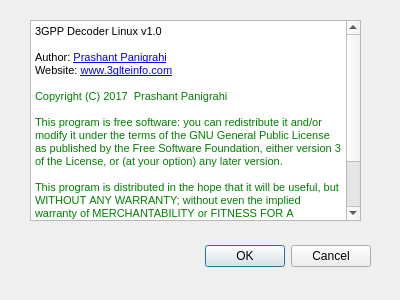
<?xml version="1.0" encoding="UTF-8"?>
<ui version="4.0">
 <class>AboutDialog</class>
 <widget class="QDialog" name="AboutDialog">
  <property name="geometry">
   <rect>
    <x>0</x>
    <y>0</y>
    <width>400</width>
    <height>300</height>
   </rect>
  </property>
  <property name="windowTitle">
   <string>3GPP Decoder v1.0</string>
  </property>
  <widget class="QDialogButtonBox" name="buttonBox">
   <property name="geometry">
    <rect>
     <x>30</x>
     <y>240</y>
     <width>341</width>
     <height>32</height>
    </rect>
   </property>
   <property name="orientation">
    <enum>Qt::Horizontal</enum>
   </property>
   <property name="standardButtons">
    <set>QDialogButtonBox::Cancel|QDialogButtonBox::Ok</set>
   </property>
  </widget>
  <widget class="QTextBrowser" name="textBrowser">
   <property name="geometry">
    <rect>
     <x>30</x>
     <y>20</y>
     <width>331</width>
     <height>201</height>
    </rect>
   </property>
   <property name="html">
    <string>&lt;!DOCTYPE HTML PUBLIC &quot;-//W3C//DTD HTML 4.0//EN&quot; &quot;http://www.w3.org/TR/REC-html40/strict.dtd&quot;&gt;
&lt;html&gt;&lt;head&gt;&lt;meta name=&quot;qrichtext&quot; content=&quot;1&quot; /&gt;&lt;style type=&quot;text/css&quot;&gt;
p, li { white-space: pre-wrap; }
&lt;/style&gt;&lt;/head&gt;&lt;body style=&quot; font-family:'Sans Serif'; font-size:9pt; font-weight:400; font-style:normal;&quot;&gt;
&lt;p style=&quot; margin-top:0px; margin-bottom:0px; margin-left:0px; margin-right:0px; -qt-block-indent:0; text-indent:0px;&quot;&gt;&lt;span style=&quot; font-family:'MS Shell Dlg 2'; font-size:8.25pt;&quot;&gt;3GPP Decoder Linux v1.0&lt;/span&gt;&lt;/p&gt;
&lt;p style=&quot;-qt-paragraph-type:empty; margin-top:0px; margin-bottom:0px; margin-left:0px; margin-right:0px; -qt-block-indent:0; text-indent:0px; font-family:'MS Shell Dlg 2'; font-size:8.25pt;&quot;&gt;&lt;br /&gt;&lt;/p&gt;
&lt;p style=&quot; margin-top:0px; margin-bottom:0px; margin-left:0px; margin-right:0px; -qt-block-indent:0; text-indent:0px;&quot;&gt;&lt;span style=&quot; font-family:'MS Shell Dlg 2'; font-size:8.25pt;&quot;&gt;Author: &lt;/span&gt;&lt;a href=&quot;prashant@3glteinfo.com&quot;&gt;&lt;span style=&quot; font-family:'MS Shell Dlg 2'; font-size:8pt; text-decoration: underline; color:#0000ff;&quot;&gt;Prashant Panigrahi&lt;/span&gt;&lt;/a&gt;&lt;/p&gt;
&lt;p style=&quot; margin-top:0px; margin-bottom:0px; margin-left:0px; margin-right:0px; -qt-block-indent:0; text-indent:0px;&quot;&gt;&lt;span style=&quot; font-family:'MS Shell Dlg 2'; font-size:8.25pt;&quot;&gt;Website: &lt;/span&gt;&lt;a href=&quot;http://www.3glteinfo.com/&quot;&gt;&lt;span style=&quot; font-family:'MS Shell Dlg 2'; font-size:8pt; text-decoration: underline; color:#0000ff;&quot;&gt;www.3glteinfo.com&lt;/span&gt;&lt;/a&gt;&lt;/p&gt;
&lt;p style=&quot;-qt-paragraph-type:empty; margin-top:0px; margin-bottom:0px; margin-left:0px; margin-right:0px; -qt-block-indent:0; text-indent:0px; font-family:'MS Shell Dlg 2'; font-size:8pt; color:#008000;&quot;&gt;&lt;br /&gt;&lt;/p&gt;
&lt;p style=&quot; margin-top:0px; margin-bottom:0px; margin-left:0px; margin-right:0px; -qt-block-indent:0; text-indent:0px;&quot;&gt;&lt;span style=&quot; font-family:'MS Shell Dlg 2'; font-size:8pt; color:#008000;&quot;&gt;Copyright&lt;/span&gt;&lt;span style=&quot; font-family:'MS Shell Dlg 2'; font-size:8pt; color:#c0c0c0;&quot;&gt; &lt;/span&gt;&lt;span style=&quot; font-family:'MS Shell Dlg 2'; font-size:8pt; color:#008000;&quot;&gt;(C)&lt;/span&gt;&lt;span style=&quot; font-family:'MS Shell Dlg 2'; font-size:8pt; color:#c0c0c0;&quot;&gt; &lt;/span&gt;&lt;span style=&quot; font-family:'MS Shell Dlg 2'; font-size:8pt; color:#008000;&quot;&gt;2017&lt;/span&gt;&lt;span style=&quot; font-family:'MS Shell Dlg 2'; font-size:8pt; color:#c0c0c0;&quot;&gt;  &lt;/span&gt;&lt;span style=&quot; font-family:'MS Shell Dlg 2'; font-size:8pt; color:#008000;&quot;&gt;Prashant&lt;/span&gt;&lt;span style=&quot; font-family:'MS Shell Dlg 2'; font-size:8pt; color:#c0c0c0;&quot;&gt; &lt;/span&gt;&lt;span style=&quot; font-family:'MS Shell Dlg 2'; font-size:8pt; color:#008000;&quot;&gt;Panigrahi&lt;/span&gt;&lt;/p&gt;
&lt;p style=&quot;-qt-paragraph-type:empty; margin-top:0px; margin-bottom:0px; margin-left:0px; margin-right:0px; -qt-block-indent:0; text-indent:0px; font-family:'MS Shell Dlg 2'; font-size:8pt; color:#008000;&quot;&gt;&lt;br /&gt;&lt;/p&gt;
&lt;p style=&quot; margin-top:0px; margin-bottom:0px; margin-left:0px; margin-right:0px; -qt-block-indent:0; text-indent:0px;&quot;&gt;&lt;span style=&quot; font-family:'Courier New,courier'; font-size:8pt; color:#008000;&quot;&gt;This&lt;/span&gt;&lt;span style=&quot; font-family:'Courier New,courier'; font-size:8pt; color:#c0c0c0;&quot;&gt; &lt;/span&gt;&lt;span style=&quot; font-family:'Courier New,courier'; font-size:8pt; color:#008000;&quot;&gt;program&lt;/span&gt;&lt;span style=&quot; font-family:'Courier New,courier'; font-size:8pt; color:#c0c0c0;&quot;&gt; &lt;/span&gt;&lt;span style=&quot; font-family:'Courier New,courier'; font-size:8pt; color:#008000;&quot;&gt;is&lt;/span&gt;&lt;span style=&quot; font-family:'Courier New,courier'; font-size:8pt; color:#c0c0c0;&quot;&gt; &lt;/span&gt;&lt;span style=&quot; font-family:'Courier New,courier'; font-size:8pt; color:#008000;&quot;&gt;free&lt;/span&gt;&lt;span style=&quot; font-family:'Courier New,courier'; font-size:8pt; color:#c0c0c0;&quot;&gt; &lt;/span&gt;&lt;span style=&quot; font-family:'Courier New,courier'; font-size:8pt; color:#008000;&quot;&gt;software:&lt;/span&gt;&lt;span style=&quot; font-family:'Courier New,courier'; font-size:8pt; color:#c0c0c0;&quot;&gt; &lt;/span&gt;&lt;span style=&quot; font-family:'Courier New,courier'; font-size:8pt; color:#008000;&quot;&gt;you&lt;/span&gt;&lt;span style=&quot; font-family:'Courier New,courier'; font-size:8pt; color:#c0c0c0;&quot;&gt; &lt;/span&gt;&lt;span style=&quot; font-family:'Courier New,courier'; font-size:8pt; color:#008000;&quot;&gt;can&lt;/span&gt;&lt;span style=&quot; font-family:'Courier New,courier'; font-size:8pt; color:#c0c0c0;&quot;&gt; &lt;/span&gt;&lt;span style=&quot; font-family:'Courier New,courier'; font-size:8pt; color:#008000;&quot;&gt;redistribute&lt;/span&gt;&lt;span style=&quot; font-family:'Courier New,courier'; font-size:8pt; color:#c0c0c0;&quot;&gt; &lt;/span&gt;&lt;span style=&quot; font-family:'Courier New,courier'; font-size:8pt; color:#008000;&quot;&gt;it&lt;/span&gt;&lt;span style=&quot; font-family:'Courier New,courier'; font-size:8pt; color:#c0c0c0;&quot;&gt; &lt;/span&gt;&lt;span style=&quot; font-family:'Courier New,courier'; font-size:8pt; color:#008000;&quot;&gt;and/or&lt;/span&gt;&lt;span style=&quot; font-family:'Courier New,courier'; font-size:8pt; color:#c0c0c0;&quot;&gt; &lt;/span&gt;&lt;span style=&quot; font-family:'Courier New,courier'; font-size:8pt; color:#008000;&quot;&gt;modify it&lt;/span&gt;&lt;span style=&quot; font-family:'Courier New,courier'; font-size:8pt; color:#c0c0c0;&quot;&gt; &lt;/span&gt;&lt;span style=&quot; font-family:'Courier New,courier'; font-size:8pt; color:#008000;&quot;&gt;under&lt;/span&gt;&lt;span style=&quot; font-family:'Courier New,courier'; font-size:8pt; color:#c0c0c0;&quot;&gt; &lt;/span&gt;&lt;span style=&quot; font-family:'Courier New,courier'; font-size:8pt; color:#008000;&quot;&gt;the&lt;/span&gt;&lt;span style=&quot; font-family:'Courier New,courier'; font-size:8pt; color:#c0c0c0;&quot;&gt; &lt;/span&gt;&lt;span style=&quot; font-family:'Courier New,courier'; font-size:8pt; color:#008000;&quot;&gt;terms&lt;/span&gt;&lt;span style=&quot; font-family:'Courier New,courier'; font-size:8pt; color:#c0c0c0;&quot;&gt; &lt;/span&gt;&lt;span style=&quot; font-family:'Courier New,courier'; font-size:8pt; color:#008000;&quot;&gt;of&lt;/span&gt;&lt;span style=&quot; font-family:'Courier New,courier'; font-size:8pt; color:#c0c0c0;&quot;&gt; &lt;/span&gt;&lt;span style=&quot; font-family:'Courier New,courier'; font-size:8pt; color:#008000;&quot;&gt;the&lt;/span&gt;&lt;span style=&quot; font-family:'Courier New,courier'; font-size:8pt; color:#c0c0c0;&quot;&gt; &lt;/span&gt;&lt;span style=&quot; font-family:'Courier New,courier'; font-size:8pt; color:#008000;&quot;&gt;GNU&lt;/span&gt;&lt;span style=&quot; font-family:'Courier New,courier'; font-size:8pt; color:#c0c0c0;&quot;&gt; &lt;/span&gt;&lt;span style=&quot; font-family:'Courier New,courier'; font-size:8pt; color:#008000;&quot;&gt;General&lt;/span&gt;&lt;span style=&quot; font-family:'Courier New,courier'; font-size:8pt; color:#c0c0c0;&quot;&gt; &lt;/span&gt;&lt;span style=&quot; font-family:'Courier New,courier'; font-size:8pt; color:#008000;&quot;&gt;Public&lt;/span&gt;&lt;span style=&quot; font-family:'Courier New,courier'; font-size:8pt; color:#c0c0c0;&quot;&gt; &lt;/span&gt;&lt;span style=&quot; font-family:'Courier New,courier'; font-size:8pt; color:#008000;&quot;&gt;License&lt;/span&gt;&lt;span style=&quot; font-family:'Courier New,courier'; font-size:8pt; color:#c0c0c0;&quot;&gt; &lt;/span&gt;&lt;span style=&quot; font-family:'Courier New,courier'; font-size:8pt; color:#008000;&quot;&gt;as&lt;/span&gt;&lt;span style=&quot; font-family:'Courier New,courier'; font-size:8pt; color:#c0c0c0;&quot;&gt; &lt;/span&gt;&lt;span style=&quot; font-family:'Courier New,courier'; font-size:8pt; color:#008000;&quot;&gt;published&lt;/span&gt;&lt;span style=&quot; font-family:'Courier New,courier'; font-size:8pt; color:#c0c0c0;&quot;&gt; &lt;/span&gt;&lt;span style=&quot; font-family:'Courier New,courier'; font-size:8pt; color:#008000;&quot;&gt;by&lt;/span&gt;&lt;span style=&quot; font-family:'Courier New,courier'; font-size:8pt; color:#c0c0c0;&quot;&gt; &lt;/span&gt;&lt;span style=&quot; font-family:'Courier New,courier'; font-size:8pt; color:#008000;&quot;&gt;the&lt;/span&gt;&lt;span style=&quot; font-family:'Courier New,courier'; font-size:8pt; color:#c0c0c0;&quot;&gt; &lt;/span&gt;&lt;span style=&quot; font-family:'Courier New,courier'; font-size:8pt; color:#008000;&quot;&gt;Free&lt;/span&gt;&lt;span style=&quot; font-family:'Courier New,courier'; font-size:8pt; color:#c0c0c0;&quot;&gt; &lt;/span&gt;&lt;span style=&quot; font-family:'Courier New,courier'; font-size:8pt; color:#008000;&quot;&gt;Software&lt;/span&gt;&lt;span style=&quot; font-family:'Courier New,courier'; font-size:8pt; color:#c0c0c0;&quot;&gt; &lt;/span&gt;&lt;span style=&quot; font-family:'Courier New,courier'; font-size:8pt; color:#008000;&quot;&gt;Foundation,&lt;/span&gt;&lt;span style=&quot; font-family:'Courier New,courier'; font-size:8pt; color:#c0c0c0;&quot;&gt; &lt;/span&gt;&lt;span style=&quot; font-family:'Courier New,courier'; font-size:8pt; color:#008000;&quot;&gt;either&lt;/span&gt;&lt;span style=&quot; font-family:'Courier New,courier'; font-size:8pt; color:#c0c0c0;&quot;&gt; &lt;/span&gt;&lt;span style=&quot; font-family:'Courier New,courier'; font-size:8pt; color:#008000;&quot;&gt;version&lt;/span&gt;&lt;span style=&quot; font-family:'Courier New,courier'; font-size:8pt; color:#c0c0c0;&quot;&gt; &lt;/span&gt;&lt;span style=&quot; font-family:'Courier New,courier'; font-size:8pt; color:#008000;&quot;&gt;3&lt;/span&gt;&lt;span style=&quot; font-family:'Courier New,courier'; font-size:8pt; color:#c0c0c0;&quot;&gt; &lt;/span&gt;&lt;span style=&quot; font-family:'Courier New,courier'; font-size:8pt; color:#008000;&quot;&gt;of&lt;/span&gt;&lt;span style=&quot; font-family:'Courier New,courier'; font-size:8pt; color:#c0c0c0;&quot;&gt; &lt;/span&gt;&lt;span style=&quot; font-family:'Courier New,courier'; font-size:8pt; color:#008000;&quot;&gt;the&lt;/span&gt;&lt;span style=&quot; font-family:'Courier New,courier'; font-size:8pt; color:#c0c0c0;&quot;&gt; &lt;/span&gt;&lt;span style=&quot; font-family:'Courier New,courier'; font-size:8pt; color:#008000;&quot;&gt;License,&lt;/span&gt;&lt;span style=&quot; font-family:'Courier New,courier'; font-size:8pt; color:#c0c0c0;&quot;&gt; &lt;/span&gt;&lt;span style=&quot; font-family:'Courier New,courier'; font-size:8pt; color:#008000;&quot;&gt;or (at&lt;/span&gt;&lt;span style=&quot; font-family:'Courier New,courier'; font-size:8pt; color:#c0c0c0;&quot;&gt; &lt;/span&gt;&lt;span style=&quot; font-family:'Courier New,courier'; font-size:8pt; color:#008000;&quot;&gt;your&lt;/span&gt;&lt;span style=&quot; font-family:'Courier New,courier'; font-size:8pt; color:#c0c0c0;&quot;&gt; &lt;/span&gt;&lt;span style=&quot; font-family:'Courier New,courier'; font-size:8pt; color:#008000;&quot;&gt;option)&lt;/span&gt;&lt;span style=&quot; font-family:'Courier New,courier'; font-size:8pt; color:#c0c0c0;&quot;&gt; &lt;/span&gt;&lt;span style=&quot; font-family:'Courier New,courier'; font-size:8pt; color:#008000;&quot;&gt;any&lt;/span&gt;&lt;span style=&quot; font-family:'Courier New,courier'; font-size:8pt; color:#c0c0c0;&quot;&gt; &lt;/span&gt;&lt;span style=&quot; font-family:'Courier New,courier'; font-size:8pt; color:#008000;&quot;&gt;later&lt;/span&gt;&lt;span style=&quot; font-family:'Courier New,courier'; font-size:8pt; color:#c0c0c0;&quot;&gt; &lt;/span&gt;&lt;span style=&quot; font-family:'Courier New,courier'; font-size:8pt; color:#008000;&quot;&gt;version.&lt;/span&gt;&lt;/p&gt;
&lt;p style=&quot; margin-top:0px; margin-bottom:0px; margin-left:0px; margin-right:0px; -qt-block-indent:0; text-indent:0px;&quot;&gt;&lt;span style=&quot; font-family:'Courier New,courier'; font-size:8pt; color:#c0c0c0;&quot;&gt; &lt;/span&gt;&lt;/p&gt;
&lt;p style=&quot; margin-top:0px; margin-bottom:0px; margin-left:0px; margin-right:0px; -qt-block-indent:0; text-indent:0px;&quot;&gt;&lt;span style=&quot; font-family:'Courier New,courier'; font-size:8pt; color:#008000;&quot;&gt;This&lt;/span&gt;&lt;span style=&quot; font-family:'Courier New,courier'; font-size:8pt; color:#c0c0c0;&quot;&gt; &lt;/span&gt;&lt;span style=&quot; font-family:'Courier New,courier'; font-size:8pt; color:#008000;&quot;&gt;program&lt;/span&gt;&lt;span style=&quot; font-family:'Courier New,courier'; font-size:8pt; color:#c0c0c0;&quot;&gt; &lt;/span&gt;&lt;span style=&quot; font-family:'Courier New,courier'; font-size:8pt; color:#008000;&quot;&gt;is&lt;/span&gt;&lt;span style=&quot; font-family:'Courier New,courier'; font-size:8pt; color:#c0c0c0;&quot;&gt; &lt;/span&gt;&lt;span style=&quot; font-family:'Courier New,courier'; font-size:8pt; color:#008000;&quot;&gt;distributed&lt;/span&gt;&lt;span style=&quot; font-family:'Courier New,courier'; font-size:8pt; color:#c0c0c0;&quot;&gt; &lt;/span&gt;&lt;span style=&quot; font-family:'Courier New,courier'; font-size:8pt; color:#008000;&quot;&gt;in&lt;/span&gt;&lt;span style=&quot; font-family:'Courier New,courier'; font-size:8pt; color:#c0c0c0;&quot;&gt; &lt;/span&gt;&lt;span style=&quot; font-family:'Courier New,courier'; font-size:8pt; color:#008000;&quot;&gt;the&lt;/span&gt;&lt;span style=&quot; font-family:'Courier New,courier'; font-size:8pt; color:#c0c0c0;&quot;&gt; &lt;/span&gt;&lt;span style=&quot; font-family:'Courier New,courier'; font-size:8pt; color:#008000;&quot;&gt;hope&lt;/span&gt;&lt;span style=&quot; font-family:'Courier New,courier'; font-size:8pt; color:#c0c0c0;&quot;&gt; &lt;/span&gt;&lt;span style=&quot; font-family:'Courier New,courier'; font-size:8pt; color:#008000;&quot;&gt;that&lt;/span&gt;&lt;span style=&quot; font-family:'Courier New,courier'; font-size:8pt; color:#c0c0c0;&quot;&gt; &lt;/span&gt;&lt;span style=&quot; font-family:'Courier New,courier'; font-size:8pt; color:#008000;&quot;&gt;it&lt;/span&gt;&lt;span style=&quot; font-family:'Courier New,courier'; font-size:8pt; color:#c0c0c0;&quot;&gt; &lt;/span&gt;&lt;span style=&quot; font-family:'Courier New,courier'; font-size:8pt; color:#008000;&quot;&gt;will&lt;/span&gt;&lt;span style=&quot; font-family:'Courier New,courier'; font-size:8pt; color:#c0c0c0;&quot;&gt; &lt;/span&gt;&lt;span style=&quot; font-family:'Courier New,courier'; font-size:8pt; color:#008000;&quot;&gt;be&lt;/span&gt;&lt;span style=&quot; font-family:'Courier New,courier'; font-size:8pt; color:#c0c0c0;&quot;&gt; &lt;/span&gt;&lt;span style=&quot; font-family:'Courier New,courier'; font-size:8pt; color:#008000;&quot;&gt;useful, but&lt;/span&gt;&lt;span style=&quot; font-family:'Courier New,courier'; font-size:8pt; color:#c0c0c0;&quot;&gt; &lt;/span&gt;&lt;span style=&quot; font-family:'Courier New,courier'; font-size:8pt; color:#008000;&quot;&gt;WITHOUT&lt;/span&gt;&lt;span style=&quot; font-family:'Courier New,courier'; font-size:8pt; color:#c0c0c0;&quot;&gt; &lt;/span&gt;&lt;span style=&quot; font-family:'Courier New,courier'; font-size:8pt; color:#008000;&quot;&gt;ANY&lt;/span&gt;&lt;span style=&quot; font-family:'Courier New,courier'; font-size:8pt; color:#c0c0c0;&quot;&gt; &lt;/span&gt;&lt;span style=&quot; font-family:'Courier New,courier'; font-size:8pt; color:#008000;&quot;&gt;WARRANTY;&lt;/span&gt;&lt;span style=&quot; font-family:'Courier New,courier'; font-size:8pt; color:#c0c0c0;&quot;&gt; &lt;/span&gt;&lt;span style=&quot; font-family:'Courier New,courier'; font-size:8pt; color:#008000;&quot;&gt;without&lt;/span&gt;&lt;span style=&quot; font-family:'Courier New,courier'; font-size:8pt; color:#c0c0c0;&quot;&gt; &lt;/span&gt;&lt;span style=&quot; font-family:'Courier New,courier'; font-size:8pt; color:#008000;&quot;&gt;even&lt;/span&gt;&lt;span style=&quot; font-family:'Courier New,courier'; font-size:8pt; color:#c0c0c0;&quot;&gt; &lt;/span&gt;&lt;span style=&quot; font-family:'Courier New,courier'; font-size:8pt; color:#008000;&quot;&gt;the&lt;/span&gt;&lt;span style=&quot; font-family:'Courier New,courier'; font-size:8pt; color:#c0c0c0;&quot;&gt; &lt;/span&gt;&lt;span style=&quot; font-family:'Courier New,courier'; font-size:8pt; color:#008000;&quot;&gt;implied&lt;/span&gt;&lt;span style=&quot; font-family:'Courier New,courier'; font-size:8pt; color:#c0c0c0;&quot;&gt; &lt;/span&gt;&lt;span style=&quot; font-family:'Courier New,courier'; font-size:8pt; color:#008000;&quot;&gt;warranty&lt;/span&gt;&lt;span style=&quot; font-family:'Courier New,courier'; font-size:8pt; color:#c0c0c0;&quot;&gt; &lt;/span&gt;&lt;span style=&quot; font-family:'Courier New,courier'; font-size:8pt; color:#008000;&quot;&gt;of MERCHANTABILITY&lt;/span&gt;&lt;span style=&quot; font-family:'Courier New,courier'; font-size:8pt; color:#c0c0c0;&quot;&gt; &lt;/span&gt;&lt;span style=&quot; font-family:'Courier New,courier'; font-size:8pt; color:#008000;&quot;&gt;or&lt;/span&gt;&lt;span style=&quot; font-family:'Courier New,courier'; font-size:8pt; color:#c0c0c0;&quot;&gt; &lt;/span&gt;&lt;span style=&quot; font-family:'Courier New,courier'; font-size:8pt; color:#008000;&quot;&gt;FITNESS&lt;/span&gt;&lt;span style=&quot; font-family:'Courier New,courier'; font-size:8pt; color:#c0c0c0;&quot;&gt; &lt;/span&gt;&lt;span style=&quot; font-family:'Courier New,courier'; font-size:8pt; color:#008000;&quot;&gt;FOR&lt;/span&gt;&lt;span style=&quot; font-family:'Courier New,courier'; font-size:8pt; color:#c0c0c0;&quot;&gt; &lt;/span&gt;&lt;span style=&quot; font-family:'Courier New,courier'; font-size:8pt; color:#008000;&quot;&gt;A&lt;/span&gt;&lt;span style=&quot; font-family:'Courier New,courier'; font-size:8pt; color:#c0c0c0;&quot;&gt; &lt;/span&gt;&lt;span style=&quot; font-family:'Courier New,courier'; font-size:8pt; color:#008000;&quot;&gt;PARTICULAR&lt;/span&gt;&lt;span style=&quot; font-family:'Courier New,courier'; font-size:8pt; color:#c0c0c0;&quot;&gt; &lt;/span&gt;&lt;span style=&quot; font-family:'Courier New,courier'; font-size:8pt; color:#008000;&quot;&gt;PURPOSE.&lt;/span&gt;&lt;span style=&quot; font-family:'Courier New,courier'; font-size:8pt; color:#c0c0c0;&quot;&gt;  &lt;/span&gt;&lt;span style=&quot; font-family:'Courier New,courier'; font-size:8pt; color:#008000;&quot;&gt;See&lt;/span&gt;&lt;span style=&quot; font-family:'Courier New,courier'; font-size:8pt; color:#c0c0c0;&quot;&gt; &lt;/span&gt;&lt;span style=&quot; font-family:'Courier New,courier'; font-size:8pt; color:#008000;&quot;&gt;the GNU&lt;/span&gt;&lt;span style=&quot; font-family:'Courier New,courier'; font-size:8pt; color:#c0c0c0;&quot;&gt; &lt;/span&gt;&lt;span style=&quot; font-family:'Courier New,courier'; font-size:8pt; color:#008000;&quot;&gt;General&lt;/span&gt;&lt;span style=&quot; font-family:'Courier New,courier'; font-size:8pt; color:#c0c0c0;&quot;&gt; &lt;/span&gt;&lt;span style=&quot; font-family:'Courier New,courier'; font-size:8pt; color:#008000;&quot;&gt;Public&lt;/span&gt;&lt;span style=&quot; font-family:'Courier New,courier'; font-size:8pt; color:#c0c0c0;&quot;&gt; &lt;/span&gt;&lt;span style=&quot; font-family:'Courier New,courier'; font-size:8pt; color:#008000;&quot;&gt;License&lt;/span&gt;&lt;span style=&quot; font-family:'Courier New,courier'; font-size:8pt; color:#c0c0c0;&quot;&gt; &lt;/span&gt;&lt;span style=&quot; font-family:'Courier New,courier'; font-size:8pt; color:#008000;&quot;&gt;for&lt;/span&gt;&lt;span style=&quot; font-family:'Courier New,courier'; font-size:8pt; color:#c0c0c0;&quot;&gt; &lt;/span&gt;&lt;span style=&quot; font-family:'Courier New,courier'; font-size:8pt; color:#008000;&quot;&gt;more&lt;/span&gt;&lt;span style=&quot; font-family:'Courier New,courier'; font-size:8pt; color:#c0c0c0;&quot;&gt; &lt;/span&gt;&lt;span style=&quot; font-family:'Courier New,courier'; font-size:8pt; color:#008000;&quot;&gt;details.&lt;/span&gt;&lt;/p&gt;
&lt;p style=&quot; margin-top:0px; margin-bottom:0px; margin-left:0px; margin-right:0px; -qt-block-indent:0; text-indent:0px;&quot;&gt;&lt;span style=&quot; font-family:'Courier New,courier'; font-size:8pt; color:#c0c0c0;&quot;&gt; &lt;/span&gt;&lt;/p&gt;
&lt;p style=&quot; margin-top:0px; margin-bottom:0px; margin-left:0px; margin-right:0px; -qt-block-indent:0; text-indent:0px;&quot;&gt;&lt;span style=&quot; font-family:'Courier New,courier'; font-size:8pt; color:#008000;&quot;&gt;You&lt;/span&gt;&lt;span style=&quot; font-family:'Courier New,courier'; font-size:8pt; color:#c0c0c0;&quot;&gt; &lt;/span&gt;&lt;span style=&quot; font-family:'Courier New,courier'; font-size:8pt; color:#008000;&quot;&gt;should&lt;/span&gt;&lt;span style=&quot; font-family:'Courier New,courier'; font-size:8pt; color:#c0c0c0;&quot;&gt; &lt;/span&gt;&lt;span style=&quot; font-family:'Courier New,courier'; font-size:8pt; color:#008000;&quot;&gt;have&lt;/span&gt;&lt;span style=&quot; font-family:'Courier New,courier'; font-size:8pt; color:#c0c0c0;&quot;&gt; &lt;/span&gt;&lt;span style=&quot; font-family:'Courier New,courier'; font-size:8pt; color:#008000;&quot;&gt;received&lt;/span&gt;&lt;span style=&quot; font-family:'Courier New,courier'; font-size:8pt; color:#c0c0c0;&quot;&gt; &lt;/span&gt;&lt;span style=&quot; font-family:'Courier New,courier'; font-size:8pt; color:#008000;&quot;&gt;a&lt;/span&gt;&lt;span style=&quot; font-family:'Courier New,courier'; font-size:8pt; color:#c0c0c0;&quot;&gt; &lt;/span&gt;&lt;span style=&quot; font-family:'Courier New,courier'; font-size:8pt; color:#008000;&quot;&gt;copy&lt;/span&gt;&lt;span style=&quot; font-family:'Courier New,courier'; font-size:8pt; color:#c0c0c0;&quot;&gt; &lt;/span&gt;&lt;span style=&quot; font-family:'Courier New,courier'; font-size:8pt; color:#008000;&quot;&gt;of&lt;/span&gt;&lt;span style=&quot; font-family:'Courier New,courier'; font-size:8pt; color:#c0c0c0;&quot;&gt; &lt;/span&gt;&lt;span style=&quot; font-family:'Courier New,courier'; font-size:8pt; color:#008000;&quot;&gt;the&lt;/span&gt;&lt;span style=&quot; font-family:'Courier New,courier'; font-size:8pt; color:#c0c0c0;&quot;&gt; &lt;/span&gt;&lt;span style=&quot; font-family:'Courier New,courier'; font-size:8pt; color:#008000;&quot;&gt;GNU&lt;/span&gt;&lt;span style=&quot; font-family:'Courier New,courier'; font-size:8pt; color:#c0c0c0;&quot;&gt; &lt;/span&gt;&lt;span style=&quot; font-family:'Courier New,courier'; font-size:8pt; color:#008000;&quot;&gt;General&lt;/span&gt;&lt;span style=&quot; font-family:'Courier New,courier'; font-size:8pt; color:#c0c0c0;&quot;&gt; &lt;/span&gt;&lt;span style=&quot; font-family:'Courier New,courier'; font-size:8pt; color:#008000;&quot;&gt;Public&lt;/span&gt;&lt;span style=&quot; font-family:'Courier New,courier'; font-size:8pt; color:#c0c0c0;&quot;&gt; &lt;/span&gt;&lt;span style=&quot; font-family:'Courier New,courier'; font-size:8pt; color:#008000;&quot;&gt;License along&lt;/span&gt;&lt;span style=&quot; font-family:'Courier New,courier'; font-size:8pt; color:#c0c0c0;&quot;&gt; &lt;/span&gt;&lt;span style=&quot; font-family:'Courier New,courier'; font-size:8pt; color:#008000;&quot;&gt;with&lt;/span&gt;&lt;span style=&quot; font-family:'Courier New,courier'; font-size:8pt; color:#c0c0c0;&quot;&gt; &lt;/span&gt;&lt;span style=&quot; font-family:'Courier New,courier'; font-size:8pt; color:#008000;&quot;&gt;this&lt;/span&gt;&lt;span style=&quot; font-family:'Courier New,courier'; font-size:8pt; color:#c0c0c0;&quot;&gt; &lt;/span&gt;&lt;span style=&quot; font-family:'Courier New,courier'; font-size:8pt; color:#008000;&quot;&gt;program.&lt;/span&gt;&lt;span style=&quot; font-family:'Courier New,courier'; font-size:8pt; color:#c0c0c0;&quot;&gt;  &lt;/span&gt;&lt;span style=&quot; font-family:'Courier New,courier'; font-size:8pt; color:#008000;&quot;&gt;If&lt;/span&gt;&lt;span style=&quot; font-family:'Courier New,courier'; font-size:8pt; color:#c0c0c0;&quot;&gt; &lt;/span&gt;&lt;span style=&quot; font-family:'Courier New,courier'; font-size:8pt; color:#008000;&quot;&gt;not,&lt;/span&gt;&lt;span style=&quot; font-family:'Courier New,courier'; font-size:8pt; color:#c0c0c0;&quot;&gt; &lt;/span&gt;&lt;span style=&quot; font-family:'Courier New,courier'; font-size:8pt; color:#008000;&quot;&gt;see&lt;/span&gt;&lt;span style=&quot; font-family:'Courier New,courier'; font-size:8pt; color:#c0c0c0;&quot;&gt; &lt;/span&gt;&lt;span style=&quot; font-family:'Courier New,courier'; font-size:8pt; color:#008000;&quot;&gt;&amp;lt;http://www.gnu.org/licenses/&amp;gt;&lt;/span&gt;&lt;/p&gt;&lt;/body&gt;&lt;/html&gt;</string>
   </property>
  </widget>
 </widget>
 <resources/>
 <connections>
  <connection>
   <sender>buttonBox</sender>
   <signal>accepted()</signal>
   <receiver>AboutDialog</receiver>
   <slot>accept()</slot>
   <hints>
    <hint type="sourcelabel">
     <x>248</x>
     <y>254</y>
    </hint>
    <hint type="destinationlabel">
     <x>157</x>
     <y>274</y>
    </hint>
   </hints>
  </connection>
  <connection>
   <sender>buttonBox</sender>
   <signal>rejected()</signal>
   <receiver>AboutDialog</receiver>
   <slot>reject()</slot>
   <hints>
    <hint type="sourcelabel">
     <x>316</x>
     <y>260</y>
    </hint>
    <hint type="destinationlabel">
     <x>286</x>
     <y>274</y>
    </hint>
   </hints>
  </connection>
 </connections>
</ui>
